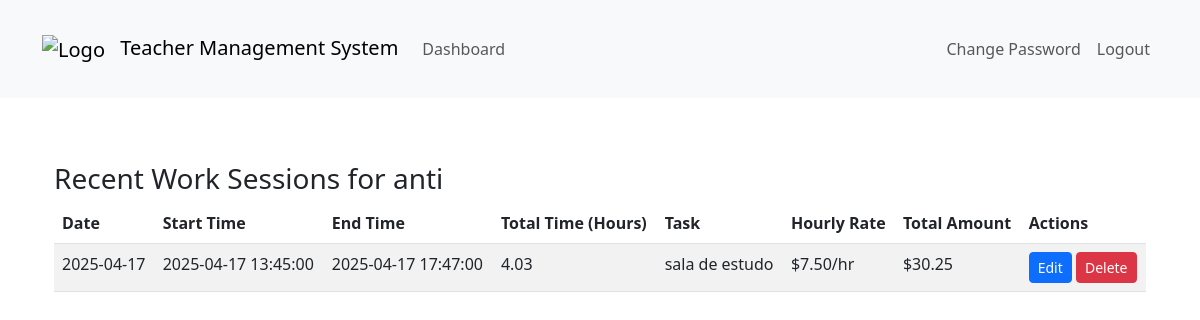
The app's page /dashboard/dashboard/recent-work-sessions/2/ (signed in), older data.
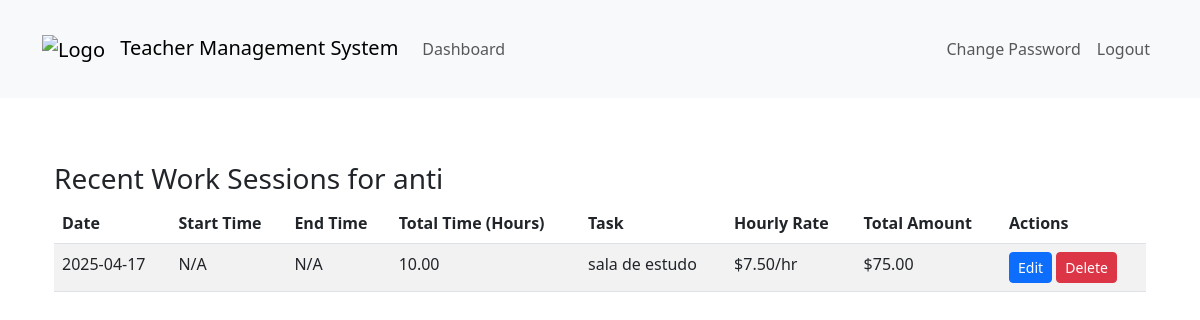
The same page, newer data.
### teachers_app/models.py (models this page shows, shortened)
class WorkSession(models.Model):
    ENTRY_TYPE_CHOICES = [
        ('manual', 'Manual Hours Input'),
        ('clock', 'Clock In/Out'),
        ('time_range', 'Time Range'),
    ]
    teacher = models.ForeignKey(Teacher, on_delete=models.CASCADE)
    task = models.ForeignKey(Task, on_delete=models.CASCADE)
    entry_type = models.CharField(max_length=10, choices=ENTRY_TYPE_CHOICES)
    hourly_rate = models.DecimalField(max_digits=10, decimal_places=2, null=True, blank=True)  # Store the hourly rate at creation time
    stored_hours = models.DecimalField(max_digits=10, decimal_places=2, null=True, blank=True)  # Store the hours at creation time
    is_deleted = models.BooleanField(default=False)
    deleted_at = models.DateTimeField(null=True, blank=True)
    manual_hours = models.DecimalField(max_digits=5, decimal_places=2, null=True, blank=True)
    clock_in = models.DateTimeField(null=True, blank=True)
    clock_out = models.DateTimeField(null=True, blank=True)
    start_time = models.DateTimeField(null=True, blank=True)
    end_time = models.DateTimeField(null=True, blank=True)
    created_at = models.DateTimeField(auto_now_add=True)
    total_amount = models.DecimalField(max_digits=10, decimal_places=2, null=True, blank=True)
    def calculated_hours(self):
        if self.entry_type == 'manual' and self.manual_hours:
            return self.manual_hours
        elif self.entry_type == 'clock' and self.clock_in and self.clock_out:
            duration = self.clock_out - self.clock_in
            return duration.total_seconds() / 3600  # Return hours
        elif self.entry_type == 'time_range' and self.start_time and self.end_time:
            duration = self.end_time - self.start_time
            return duration.total_seconds() / 3600  # Return hours
        return None  # Return None if no valid data
    def __str__(self):
        if self.entry_type == 'manual':
            return f"{self.teacher} - {self.task} - {self.manual_hours} hours"
        elif self.entry_type == 'time_range':
            return f"{self.teacher} - {self.task} - {self.start_time} to {self.end_time}"
        return f"{self.teacher} - {self.task} - {self.clock_in} to {self.clock_out}"

class Task(models.Model):
    name = models.CharField(max_length=200)
    description = models.TextField(blank=True, null=True)
    duration = models.DurationField(null=True, blank=True)
    price = models.DecimalField(max_digits=10, decimal_places=2, default=0.00)
    hourly_rate = models.DecimalField(max_digits=10, decimal_places=2)
    created_at = models.DateTimeField(auto_now_add=True)
    updated_at = models.DateTimeField(auto_now=True)
    is_active = models.BooleanField(default=True)
    def __str__(self):
        return f"{self.name} (${self.hourly_rate}/hour)"

### teachers_app/views.py (the view)
# urls.py: path('dashboard/recent-work-sessions/<int:teacher_id>/', views.recent_work_sessions, name='recent_work_sessions'),
@login_required
@user_passes_test(lambda u: u.is_superuser or u.is_teacher)  # Allow both roles to access
def recent_work_sessions(request, teacher_id=None):
    if not request.user.is_superuser:
        teacher = get_object_or_404(Teacher, user=request.user)
    else:
        teacher = get_object_or_404(Teacher, id=teacher_id)
    work_sessions = WorkSession.objects.filter(teacher=teacher).order_by('-created_at')[:10]
    print(f"Teacher: {teacher}")
    print(f"Work Sessions: {work_sessions}")
    context = {
        'teacher': teacher,
        'work_sessions': work_sessions,
    }
    return render(request, 'recent_work_sessions.html', context)

### teachers_app/models.py (called while the page is built)
    def __str__(self):
        return f"{self.user.username} - {self.subjects}" if self.subjects else self.user.username

### templates/recent_work_sessions.html (shortened to what this page needs)
{% extends 'base.html' %}
{% load static %}
{% block content %}
<div class="container">
    <h3>Recent Work Sessions for {{ teacher.user.username }}</h3>
    {% if work_sessions %}
    <table class="table table-striped">
        <thead>
        <tr>
            <th>Date</th>
            <th>Start Time</th>
            <th>End Time</th>
            <th>Total Time (Hours)</th>
            <th>Task</th>
            <th>Hourly Rate</th>
            <th>Total Amount</th>
            {% if request.user.is_superuser %}
            <th>Actions</th>
            {% endif %}
        </tr>
        </thead>
        <tbody>
        {% for session in work_sessions %}
        <tr>
            <td>{{ session.created_at|date:"Y-m-d" }}</td>
            <td>
                {% if session.start_time %}
                {{ session.start_time|date:"Y-m-d H:i:s" }}
                {% else %}
                N/A
                {% endif %}
            </td>
            <td>
                {% if session.end_time %}
                {{ session.end_time|date:"Y-m-d H:i:s" }}
                {% else %}
                N/A
                {% endif %}
            </td>
            <td>
                {% if session.calculated_hours %}
                {{ session.calculated_hours|floatformat:2 }}
                {% else %}
                N/A
                {% endif %}
            </td>
            <td>{{ session.task.name }}</td>
            <td>${{ session.hourly_rate|floatformat:2 }}/hr</td>
            <td>${{ session.total_amount }}</td>
            {% if request.user.is_superuser %}
            <td>
                <a href="{% url 'edit_work_session' session.id %}" class="btn btn-sm btn-primary">Edit</a>
                <form method="post" action="{% url 'delete_work_session' session.id %}" style="display: inline;" onsubmit="return confirm('Are you sure you want to delete this work session?');">
                    <button type="submit" class="btn btn-sm btn-danger">Delete</button>
                </form>
            </td>
            {% endif %}
        </tr>
        {% endfor %}
        </tbody>
    </table>
    {% else %}
    <p>No recent work sessions found.</p>
    {% endif %}
</div>
{% endblock %}

Row changes from the older to the newer data that the page shows:
removed WorkSession: created_at "2025-04-17", start_time "2025-04-17 13:45:00", end_time "2025-04-17 17:47:00", calculated_hours "4.03", task.name "sala de estudo", hourly_rate "7.50", total_amount "30.25"
added WorkSession: created_at "2025-04-17", shows "N/A", calculated_hours "10.00", task.name "sala de estudo", hourly_rate "7.50", total_amount "75.00"
